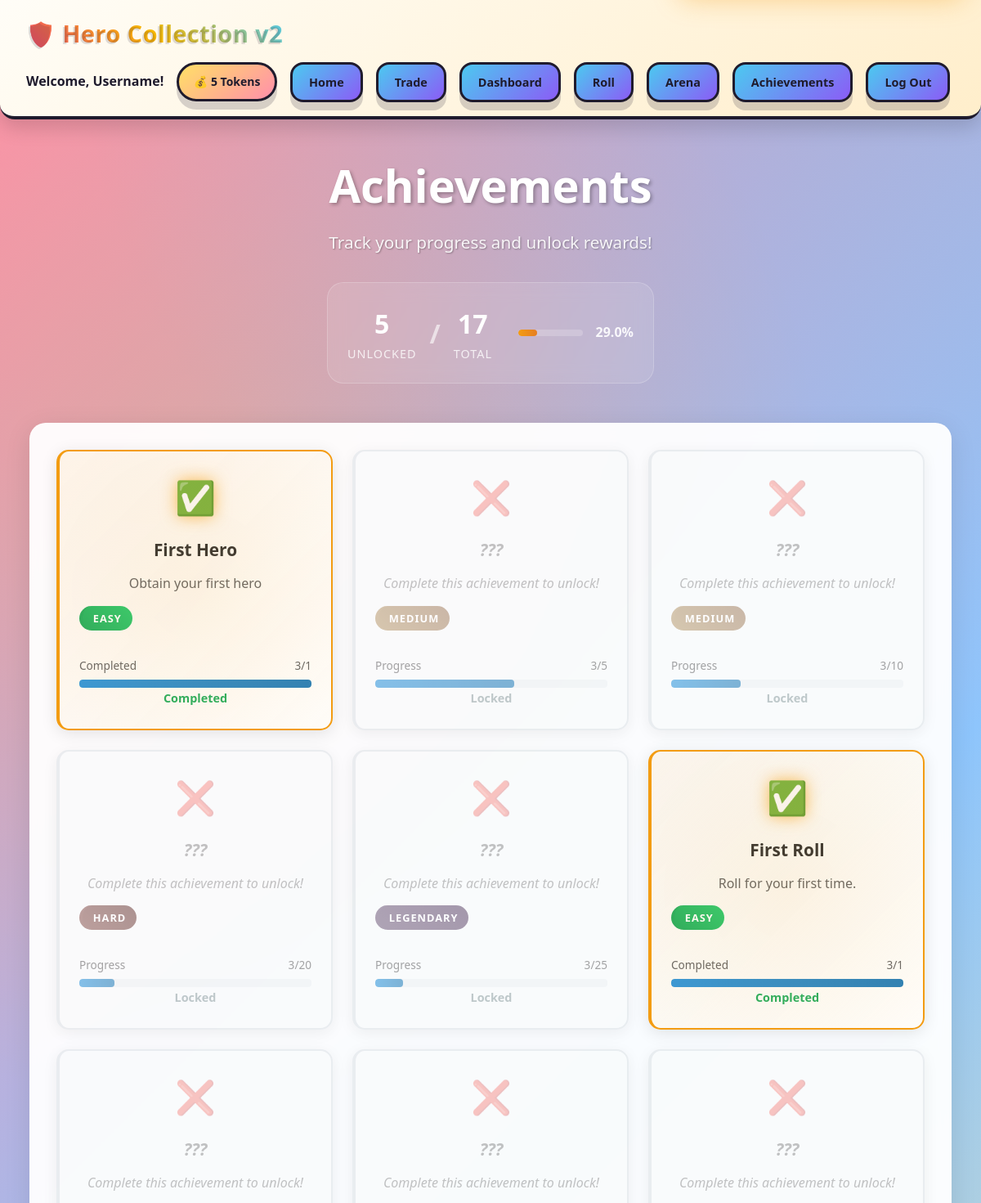
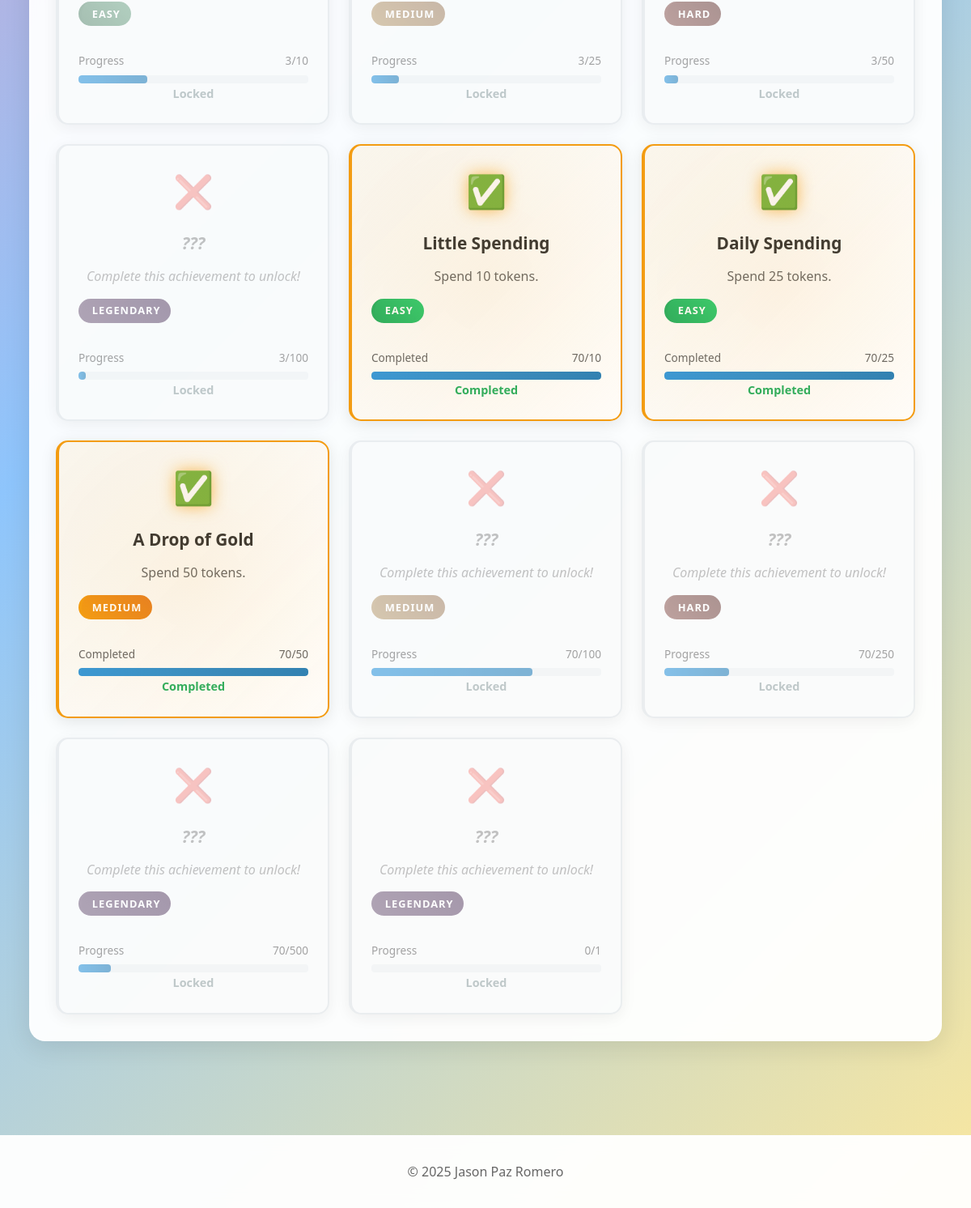
The app's page /achievements (signed in) with its own data (2 pictures, top to bottom).
### main.py (models this page shows)
class User(db.Model, UserMixin):
    id = db.Column(db.Integer, primary_key=True)
    username = db.Column(db.String(30), nullable=False)
    password = db.Column(db.String(70), nullable=False)
    tokens = db.Column(db.Integer, default=50)
    tokens_spent = db.Column(db.Integer, default=0)
    rolls_done = db.Column(db.Integer, default=0)
    last_daily_claim = db.Column(db.DateTime, default=datetime.utcnow)
    security_question = db.Column(db.String(200), nullable=True)
    security_answer_hash = db.Column(db.String(200), nullable=True)
    battle_wins = db.Column(db.Integer, default=0)
    battle_losses = db.Column(db.Integer, default=0)
    heroes = db.relationship('Hero', secondary=user_heroes, backref="owners")
    heroes_history = db.relationship('Hero', secondary=user_hero_history, backref="historical_owners")
    achievements = db.relationship("Achievement", secondary=user_achievements, backref="owners")

class Achievement(db.Model):
    id = db.Column(db.Integer, primary_key=True)
    name = db.Column(db.String(50), nullable=False)
    description = db.Column(db.String(200), nullable=False)
    type = db.Column(db.String(100), nullable=False)
    value = db.Column(db.Integer, default=0)
    difficulty = db.Column(db.String(50), nullable=False)

### main.py (the view)
@app.route('/achievements')
@login_required
def achievements():
    all_achievements = Achievement.query.all()
    user_achievements = current_user.achievements
    user_achievement_ids = [a.id for a in user_achievements]
    newly_unlocked_achievements = []
    return render_template('achievement.html',
        all_achievements=all_achievements,
        user_achievements=user_achievements,
        user_achievement_ids=user_achievement_ids,
        newly_unlocked_achievements=newly_unlocked_achievements
    )

### main.py (called while the page is built)
@login_manager.user_loader
def load_user(user_id):
    return User.query.get(int(user_id))

### templates/achievement.html (shortened to what this page needs)
{% extends "base.html" %}
{% block content %}
<link rel="stylesheet" href="{{ url_for('static', filename='achievement.css') }}">
{% set unlocked_count = user_achievements|length %}
{% set total_count = all_achievements|length %}
{% set overall_progress = 0 %}
{% if total_count > 0 %}
    {% set overall_progress = ((unlocked_count / total_count) * 100) | round(0, 'floor') %}
{% endif %}
<div class="container">
    <div class="achievements-header">
        <h1 class="achievements-title">Achievements</h1>
        <p class="achievements-subtitle">Track your progress and unlock rewards!</p>
        <div class="achievement-stats">
            <div class="stat-item">
                <span class="stat-number">{{ unlocked_count }}</span>
                <span class="stat-label">Unlocked</span>
            </div>
            <div class="stat-divider">/</div>
            <div class="stat-item">
                <span class="stat-number">{{ total_count }}</span>
                <span class="stat-label">Total</span>
            </div>
            <div class="progress-bar" aria-label="Overall achievement progress">
                <div class="progress-fill" style="width: {{ overall_progress }}%;"></div>
            </div>
            <div class="progress-percent">{{ overall_progress }}%</div>
        </div>
    </div>
    <div class="achievements-section">
        <div class="achievements-grid">
            {% for achievement in all_achievements %}
                {% set is_unlocked = achievement.id in user_achievement_ids %}
                {% set target_value = achievement.value | int %}
                {% if achievement.type == "goku" and target_value == 0 %}
                    {% set target_value = 1 %}
                {% endif %}
                {% if achievement.type == "hero_collection" %}
                    {% set current_value = current_user.heroes | length %}
                {% elif achievement.type == "roll_count" %}
                    {% set current_value = current_user.rolls_done %}
                {% elif achievement.type == "tokens_spent" %}
                    {% set current_value = current_user.tokens_spent %}
                {% elif achievement.type == "goku" %}
                    {% set current_value = 1 if current_user.heroes | selectattr('name', 'equalto', 'Goku') | list | length > 0 else 0 %}
                {% else %}
                    {% set current_value = 0 %}
                {% endif %}
                {% if target_value > 0 %}
                    {% set progress_percent = (current_value / target_value * 100) | round(0, 'floor') %}
                {% else %}
                    {% set progress_percent = 0 %}
                {% endif %}
                {% if is_unlocked %}
                    {% set progress_percent = 100 %}
                {% elif progress_percent > 100 %}
                    {% set progress_percent = 100 %}
                {% endif %}
                <div class="achievement-card {% if not is_unlocked %}locked{% endif %} difficulty-{{ achievement.difficulty.lower() }}"
                     data-difficulty="{{ achievement.difficulty.lower() }}"
                     data-status="{% if is_unlocked %}unlocked{% else %}locked{% endif %}">
                    <div class="achievement-icon">
                        {% if is_unlocked %}
                            <span class="trophy-icon">✅</span>
                        {% else %}
                            <span class="locked-icon">❌</span>
                        {% endif %}
                    </div>
                    <div class="achievement-content">
                        <div class="achievement-name">
                            {% if is_unlocked %}
                                {{ achievement.name }}
                            {% else %}
                                <span class="hidden-text">???</span>
                            {% endif %}
                        </div>
                        <div class="achievement-description">
                            {% if is_unlocked %}
                                {{ achievement.description }}
                            {% else %}
                                <span class="hidden-description">Complete this achievement to unlock!</span>
                            {% endif %}
                        </div>
                        <div class="achievement-difficulty difficulty-{{ achievement.difficulty.lower() }}">
                            {{ achievement.difficulty }}
                        </div>
                    </div>
                    <div class="achievement-progress">
                        <div class="progress-meta">
                            <span class="progress-label">{% if is_unlocked %}Completed{% else %}Progress{% endif %}</span>
                            {% if target_value > 0 %}
                                <span class="progress-count">{{ current_value }}/{{ target_value }}</span>
                            {% endif %}
                        </div>
                        <div class="progress-bar">
                            <div class="progress-fill" style="width: {{ progress_percent }}%;"></div>
                        </div>
                    </div>
                    <div class="achievement-status">
                        {% if is_unlocked %}
                            <span class="status-completed">Completed</span>
                        {% else %}
                            <span class="status-locked">Locked</span>
                        {% endif %}
                    </div>
                    {% if is_unlocked %}
                        <div class="unlock-glow"></div>
                    {% endif %}
                </div>
            {% endfor %}
        </div>
    </div>
</div>
{% endblock %}

### templates/header.html (shortened to what this page needs)
<nav class="navbar">
    <div class="navbar-content">
        <div class="logo">🛡️ Hero Collection v2</div>
        <div class="nav-links">
            <div class="username">Welcome, {{ current_user.username }}!</div>
            <div class="tokens">💰 {{ current_user.tokens }} Tokens</div>
            <div class="homeL"><a href="{{ url_for('home')}}">Home</a></div>
            <div class="homeL"><a href="{{ url_for('trade')}}">Trade</a></div>
            <div class="homeL"><a href="{{ url_for('dashboard')}}">Dashboard</a></div>
            <div class="homeL"><a href="{{ url_for('roll')}}">Roll</a></div>
            <div class="homeL"><a href="{{ url_for('arena')}}">Arena</a></div>
            <div class="homeL"><a href="{{ url_for('achievements')}}">Achievements</a></div>
            <div class="homeL"><a href="{{ url_for('logout')}}">Log Out</a></div>
        </div>
    </div>
</nav>

### static/style.css (style rules this page uses)
* { margin: 0; padding: 0; box-sizing: border-box; }
:root { --ink: #1f1b2d; --ink-soft: #2d263b; --paper: #fff7eb; --sky: #4cc9f0; --sun: #ffb703; --berry: #ef476f; --grape: #8b5cf6; --leaf: #2ec27e; --shadow-strong: 0 10px 0 rgba(31, 27, 45, 0.18); --shadow-pop: 0 12px 0 var(--ink); --shadow-soft: 0 10px 25px rgba(0, 0, 0, 0.15); }
body { font-family: 'Comic Sans MS', 'Trebuchet MS', 'Segoe UI', Tahoma, Geneva, Verdana, sans-serif; background: radial-gradient(circle at 20% 20%, rgba(255, 183, 3, 0.18) 0, transparent 30%), radial-gradient(circle at 80% 0%, rgba(79, 201, 240, 0.2) 0, transparent 28%), linear-gradient(135deg, #ff8fab 0%, #8ec5fc 50%, #f9e79f 100%); min-height: 100vh; color: var(--ink); align-items: center; gap: 1rem; line-height: 1.6; }
.navbar { background: linear-gradient(145deg, #fffdf7, #ffeecb); padding: 1.1rem 2rem; box-shadow: var(--shadow-soft); border-bottom: 4px solid var(--ink); position: sticky; top: 0; z-index: 100; border-radius: 0 0 18px 18px; }
.navbar-content { display: flex; justify-content: space-between; align-items: center; max-width: 1200px; margin: 0 auto; flex-wrap: wrap; gap: 0.75rem; }
.logo { font-size: 1.8rem; font-weight: 900; letter-spacing: 0.5px; background: linear-gradient(45deg, #ef476f, #f7b801, #4cc9f0); -webkit-background-clip: text; -webkit-text-fill-color: transparent; background-clip: text; text-shadow: -2px 2px 0 rgba(31, 27, 45, 0.15); }
.nav-links { display: flex; align-items: center; gap: 1rem; }
.tokens { background: linear-gradient(140deg, #ffe066, #ff8fab); color: var(--ink); padding: 0.6rem 1.1rem; border-radius: 26px; font-weight: 800; box-shadow: var(--shadow-strong); border: 3px solid var(--ink); font-size: 0.875rem; }
.homeL { background: linear-gradient(135deg, #4cc9f0, #8b5cf6); color: var(--ink); padding: 10px 20px; border-radius: 16px; font-weight: 900; text-decoration: none; display: inline-block; box-shadow: var(--shadow-strong); border: 3px solid var(--ink); transition: all 0.25s ease; transform: scale(1); font-size: 0.9rem; }
a { color: var(--ink); text-decoration: none; }
.username { font-weight: 800; color: var(--ink); }
.container { max-width: 1200px; margin: 0 auto; padding: 2.25rem; }

### records on screen
User: username "Username", tokens "5"
Achievement: name "First Hero", description "Obtain your first hero", difficulty "EASY", shows "Completed", current_value "3", value "1", {{ progress_percent }} 100 (drawn)
Achievement: shows "Complete this achievement to unlock!", difficulty "MEDIUM", shows "Progress", id "3", value "5", {{ progress_percent }} 60.0 (drawn), shows "Locked"
Achievement: shows "Complete this achievement to unlock!", difficulty "MEDIUM", shows "Progress", current_value "3", value "10", {{ progress_percent }} 30.0 (drawn), shows "Locked"
Achievement: shows "Complete this achievement to unlock!", difficulty "HARD", shows "Progress", current_value "3", value "20", {{ progress_percent }} 15.0 (drawn), shows "Locked"
Achievement: shows "Complete this achievement to unlock!", difficulty "LEGENDARY", shows "Progress", current_value "3", value "25", {{ progress_percent }} 12.0 (drawn), shows "Locked"
Achievement: name "First Roll", description "Roll for your first time.", difficulty "EASY", shows "Completed", current_value "3", value "1", {{ progress_percent }} 100 (drawn)
Achievement: shows "Complete this achievement to unlock!", difficulty "EASY", shows "Progress", current_value "3", value "10", {{ progress_percent }} 30.0 (drawn), shows "Locked"
Achievement: shows "Complete this achievement to unlock!", difficulty "MEDIUM", shows "Progress", current_value "3", value "25", {{ progress_percent }} 12.0 (drawn), shows "Locked"
Achievement: shows "Complete this achievement to unlock!", difficulty "HARD", shows "Progress", current_value "3", value "50", {{ progress_percent }} 6.0 (drawn), shows "Locked"
Achievement: shows "Complete this achievement to unlock!", difficulty "LEGENDARY", shows "Progress", current_value "3", value "100", {{ progress_percent }} 3.0 (drawn), shows "Locked"
Achievement: name "Little Spending", description "Spend 10 tokens.", difficulty "EASY", shows "Completed", current_value "70", value "10", {{ progress_percent }} 100 (drawn)
Achievement: name "Daily Spending", description "Spend 25 tokens.", difficulty "EASY", shows "Completed", current_value "70", value "25", {{ progress_percent }} 100 (drawn)
Achievement: name "A Drop of Gold", description "Spend 50 tokens.", difficulty "MEDIUM", shows "Completed", current_value "70", value "50", {{ progress_percent }} 100 (drawn)
Achievement: shows "Complete this achievement to unlock!", difficulty "MEDIUM", shows "Progress", current_value "70", value "100", {{ progress_percent }} 70.0 (drawn), shows "Locked"
Achievement: shows "Complete this achievement to unlock!", difficulty "HARD", shows "Progress", current_value "70", value "250", {{ progress_percent }} 28.0 (drawn), shows "Locked"
Achievement: shows "Complete this achievement to unlock!", difficulty "LEGENDARY", shows "Progress", current_value "70", value "500", {{ progress_percent }} 14.0 (drawn), shows "Locked"
Achievement: shows "Complete this achievement to unlock!", difficulty "LEGENDARY", shows "Progress", value "0", target_value "1", shows "Locked"

### other values on screen
{{ unlocked_count }} "5"
{{ total_count }} "17"
{{ overall_progress }} "29.0"
